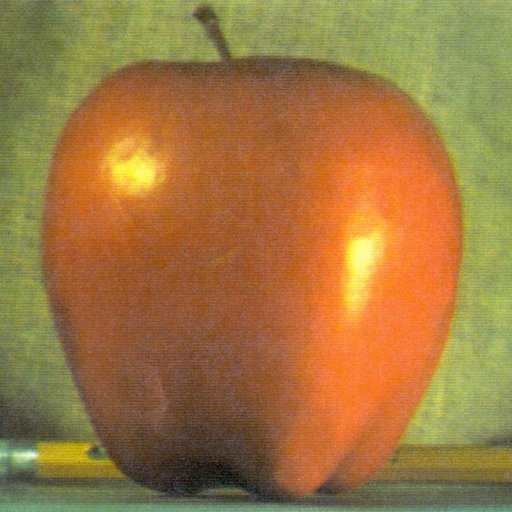
#> input picture Datasets/apple.jpg, 512 x 512 px, found by its file name
$ jupyter execute '08. Masking.ipynb'
#> lines starting #> are read from the running program, lines starting #| are printed output that depends on the picture; after the words box and inside, x2 and y2 are one past the last pixel; in counts of white or black regions, pixels touching at a corner belong together
# Masking in Opencv

A mask is a digital stencil.
* **Black pixels (0)**  They block out and protect the background.
* **White pixels (255)**  They let the original image shine through.

**How It Works (The Bitwise Connection)**

To apply a mask, we use  `cv.bitwise_and`.

The rule of `AND`: it only stays ON if both pixels are ON. When you `AND` a colorful image with a black-and-white mask, the math looks like this for every single pixel:

$$\text{Original Pixel Value} \times \text{Mask Pixel Value} = \text{Result}$$

* $\text{Color} \times \text{Black (0)} = \mathbf{0}\text{ (Pure Black)}$
* $\text{Color} \times \text{White (255)} = \mathbf{\text{Original Color}}$

The computer instantly ignores the black areas and extracts only the white areas.

[cell 1]
import cv2 as cv
import numpy as np
import matplotlib.pyplot as plt

img=cv.imread("../image/apple.jpg")
#> img is the input picture: shape (512, 512, 3); mean B, G, R 64.8, 119.7, 159.1
blank=np.zeros(img.shape[:2],dtype="uint8")

plt.subplot (1,3,1)
plt.imshow(blank,cmap="gray")
plt.axis("off")

mask=cv.circle(blank,(img.shape[1]//2,img.shape[0]//2),100,255,-1)
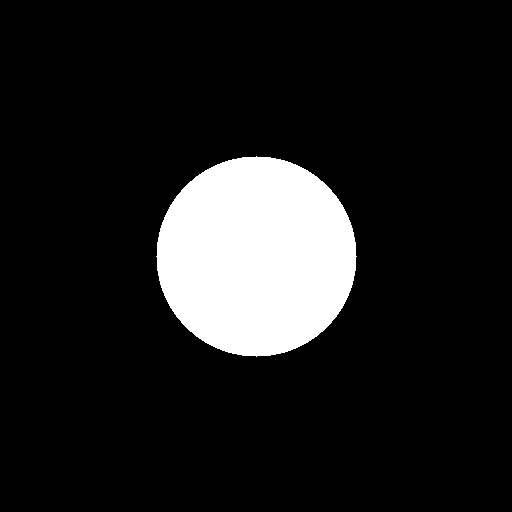
#> blank: shape (512, 512); 12% white; 1 white region, box (x1, y1, x2, y2) and area: (156, 156, 357, 357) 31417
plt.subplot (1,3,2)
plt.imshow(mask,cmap="gray")
plt.axis("off")


masked_img=cv.bitwise_and(img,img,mask=mask)
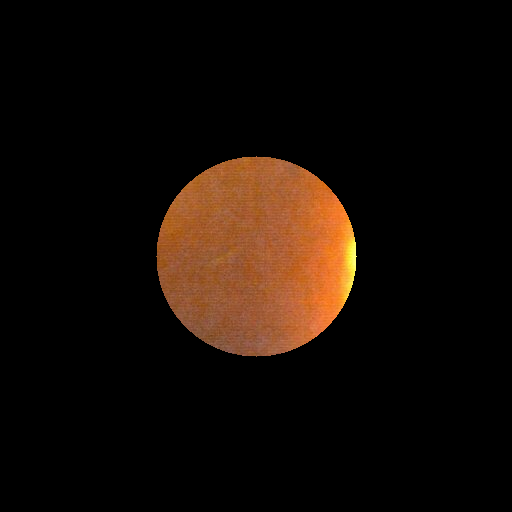
#> masked_img: shape (512, 512, 3); mean B, G, R 5.9, 12.1, 21.3

plt.subplot (1,3,3)
plt.title("Masked Img of apple")
plt.imshow(masked_img,cmap="gray")
plt.axis("off")
plt.show()
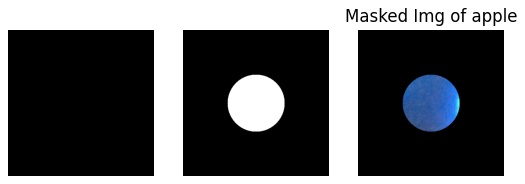
#> figure drawn by matplotlib, 3 panels; B, G, R data is drawn as R, G, B

[cell 2]
import cv2 as cv
import numpy as np
import matplotlib.pyplot as plt

# 1. Load the image
img = cv.imread("../image/apple.jpg")

# 2. Convert to HSV color space
hsv = cv.cvtColor(img, cv.COLOR_BGR2HSV)
#> hsv: shape (512, 512, 3); mean H, S, V 21.7, 145.4, 163

# 3. Define the range for the color RED
# (Red is unique because it wraps around 0 and 180, here is a typical lower range)
lower_red = np.array([0, 100, 100])
upper_red = np.array([10, 255, 255])

# 4. AUTOMATIC MASKING!
# cv.inRange creates a mask where any pixel in the red range becomes WHITE (255)
# and everything else becomes BLACK (0). No coordinates needed!
mask = cv.inRange(hsv, lower_red, upper_red)
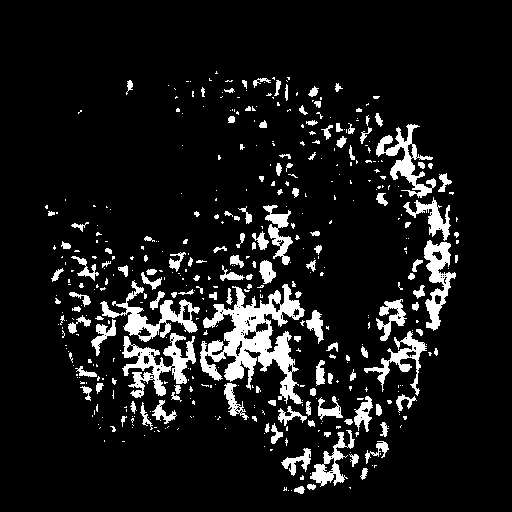
#> mask: shape (512, 512); 9.8% white; 450 white regions (308 under 20 px), largest, box (x1, y1, x2, y2) and area: (200, 284, 305, 404) 5064, (122, 333, 196, 398) 1923, (100, 280, 200, 342) 1666

# 5. Cut out the apple
img_rgb = cv.cvtColor(img, cv.COLOR_BGR2RGB)
masked_apple = cv.bitwise_and(img_rgb, img_rgb, mask=mask)
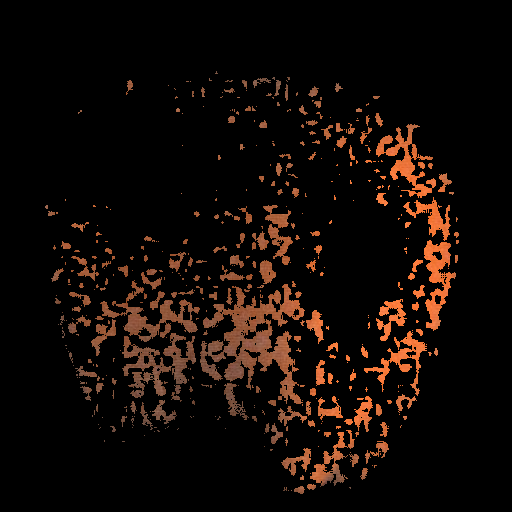
#> masked_apple: shape (512, 512, 3); mean R, G, B 17.6, 9.8, 5.9

# Plot the automatic result
plt.subplot(1, 2, 1)
plt.title("Automatically Found Mask")
plt.imshow(mask, cmap="gray")
plt.axis("off")

plt.subplot(1, 2, 2)
plt.title("Result")
plt.imshow(masked_apple)
plt.axis("off")
plt.show()

[cell 3]
import cv2 as cv
import numpy as np
import matplotlib.pyplot as plt

# 1. Start with two blank black canvases
vertical_stripes = np.zeros((400, 400), dtype="uint8")
horizontal_stripes = np.zeros((400, 400), dtype="uint8")

# 2. Draw 2 vertical white bars (Columns 1 and 3)
cv.rectangle(vertical_stripes, (100, 0), (200, 400), 255, -1)
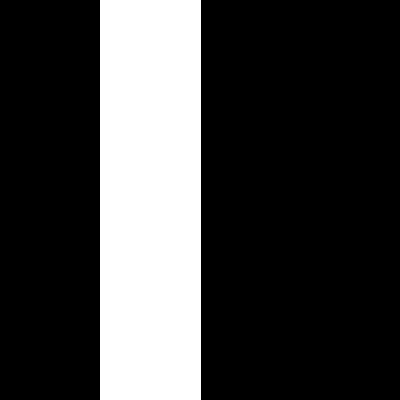
#> vertical_stripes: shape (400, 400); 25.2% white; 1 white region, box (x1, y1, x2, y2) and area: (100, 0, 201, 400) 40400
cv.rectangle(vertical_stripes, (300, 0), (400, 400), 255, -1)
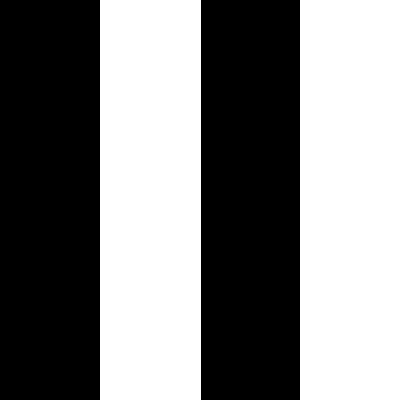
#> vertical_stripes: shape (400, 400); 50.2% white; 2 black regions, box (x1, y1, x2, y2) and area: (0, 0, 100, 400) 40000, (201, 0, 300, 400) 39600

# 3. Draw 2 horizontal white bars (Rows 1 and 3)
cv.rectangle(horizontal_stripes, (0, 100), (400, 200), 255, -1)
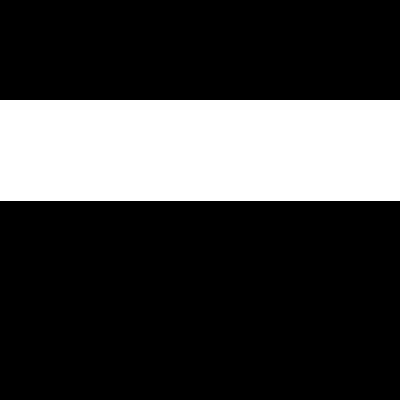
#> horizontal_stripes: shape (400, 400); 25.2% white; 1 white region, box (x1, y1, x2, y2) and area: (0, 100, 400, 201) 40400
cv.rectangle(horizontal_stripes, (0, 300), (400, 400), 255, -1)
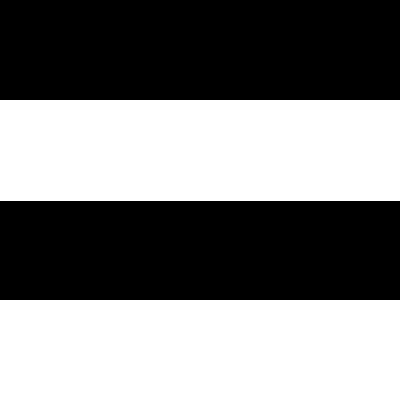
#> horizontal_stripes: shape (400, 400); 50.2% white; 2 black regions, box (x1, y1, x2, y2) and area: (0, 0, 400, 100) 40000, (0, 201, 400, 300) 39600

# 4. The Magic Trick: XOR them together!
checkerboard = cv.bitwise_xor(vertical_stripes, horizontal_stripes)

# 5. Display the result
plt.imshow(checkerboard, cmap="gray")
plt.axis("off")
plt.title("Instant Checkerboard via XOR")
plt.show()
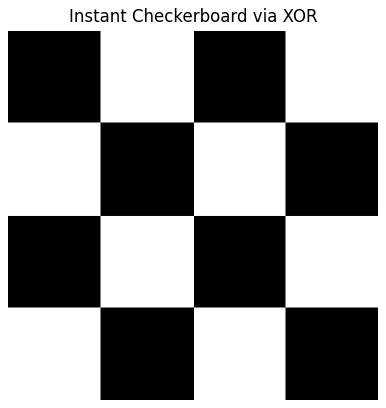
#> figure drawn by matplotlib, 1 panel
